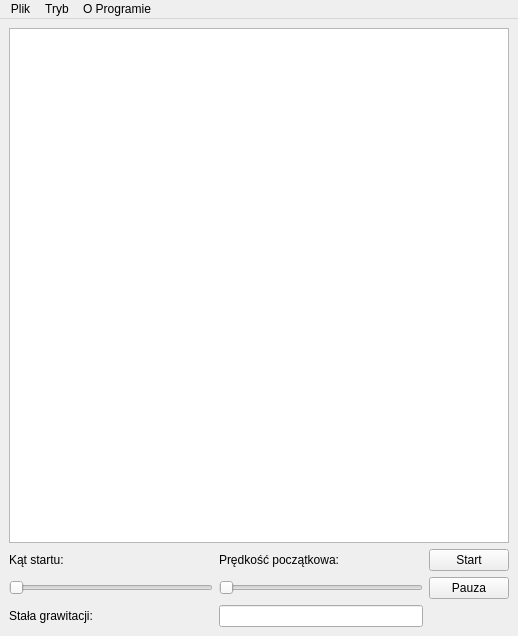
<?xml version="1.0" encoding="UTF-8"?>
<ui version="4.0">
 <class>RocketSimWindow</class>
 <widget class="QMainWindow" name="RocketSimWindow">
  <property name="geometry">
   <rect>
    <x>0</x>
    <y>0</y>
    <width>518</width>
    <height>636</height>
   </rect>
  </property>
  <property name="windowTitle">
   <string>RocketSim</string>
  </property>
  <widget class="QWidget" name="centralwidget">
   <layout class="QGridLayout" name="gridLayout">
    <item row="5" column="1">
     <widget class="QLineEdit" name="lineEdit"/>
    </item>
    <item row="1" column="2">
     <widget class="QPushButton" name="pushButton">
      <property name="text">
       <string>Start</string>
      </property>
     </widget>
    </item>
    <item row="0" column="0" colspan="3">
     <widget class="QGraphicsView" name="graphicsView">
      <property name="enabled">
       <bool>true</bool>
      </property>
      <property name="mouseTracking">
       <bool>false</bool>
      </property>
     </widget>
    </item>
    <item row="5" column="0">
     <widget class="QLabel" name="label_3">
      <property name="text">
       <string>Stała grawitacji: </string>
      </property>
     </widget>
    </item>
    <item row="3" column="0">
     <widget class="QSlider" name="horizontalSlider">
      <property name="orientation">
       <enum>Qt::Horizontal</enum>
      </property>
     </widget>
    </item>
    <item row="1" column="0">
     <widget class="QLabel" name="label">
      <property name="text">
       <string>Kąt startu: </string>
      </property>
     </widget>
    </item>
    <item row="3" column="1">
     <widget class="QSlider" name="horizontalSlider_2">
      <property name="orientation">
       <enum>Qt::Horizontal</enum>
      </property>
     </widget>
    </item>
    <item row="1" column="1">
     <widget class="QLabel" name="label_2">
      <property name="text">
       <string>Prędkość początkowa: </string>
      </property>
     </widget>
    </item>
    <item row="3" column="2">
     <widget class="QPushButton" name="pushButton_2">
      <property name="text">
       <string>Pauza</string>
      </property>
     </widget>
    </item>
   </layout>
  </widget>
  <widget class="QMenuBar" name="menubar">
   <property name="geometry">
    <rect>
     <x>0</x>
     <y>0</y>
     <width>518</width>
     <height>21</height>
    </rect>
   </property>
   <widget class="QMenu" name="menuSymulacja">
    <property name="title">
     <string>Plik</string>
    </property>
    <addaction name="actionZapisz"/>
    <addaction name="actionWczytaj"/>
    <addaction name="separator"/>
    <addaction name="actionWyj_cie"/>
   </widget>
   <widget class="QMenu" name="menuEdytor_poziom_w">
    <property name="title">
     <string>Tryb</string>
    </property>
    <addaction name="actionSymulacja"/>
    <addaction name="actionEdytor_Poziom_w"/>
   </widget>
   <widget class="QMenu" name="menuO_Programie">
    <property name="enabled">
     <bool>true</bool>
    </property>
    <property name="title">
     <string>O Programie</string>
    </property>
   </widget>
   <addaction name="menuSymulacja"/>
   <addaction name="menuEdytor_poziom_w"/>
   <addaction name="menuO_Programie"/>
  </widget>
  <action name="actionSymulacja">
   <property name="text">
    <string>Symulacja</string>
   </property>
  </action>
  <action name="actionEdytor_Poziom_w">
   <property name="enabled">
    <bool>false</bool>
   </property>
   <property name="text">
    <string>Edytor Poziomów</string>
   </property>
  </action>
  <action name="actionWczytaj">
   <property name="text">
    <string>Wczytaj</string>
   </property>
  </action>
  <action name="actionZapisz">
   <property name="text">
    <string>Zapisz</string>
   </property>
  </action>
  <action name="actionWyj_cie">
   <property name="text">
    <string>Wyjście</string>
   </property>
  </action>
 </widget>
 <resources/>
 <connections/>
</ui>
